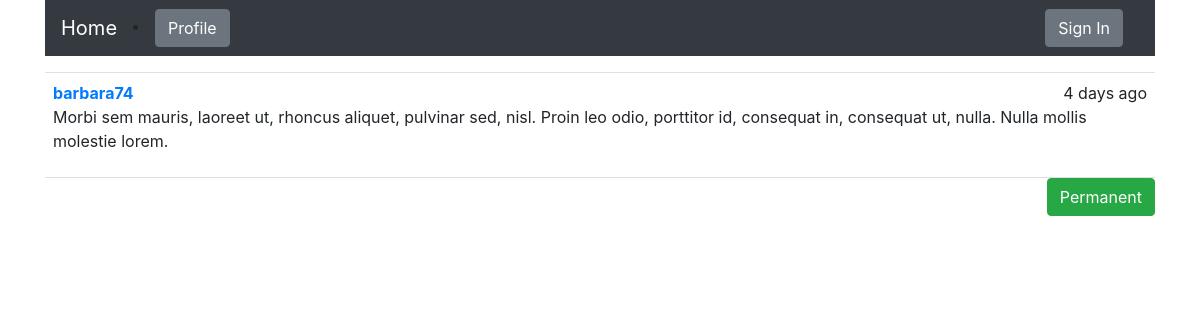
Screenshot of /post/26 with the database file from the repository.
### app/models.py (models this page shows, shortened)
class Post(db.Model):
	__tablename__ = 'posts'
	id = db.Column(db.Integer, primary_key = True)
	body = db.Column(db.Text, nullable = False)
	timestamp = db.Column(db.DateTime, default=datetime.utcnow, index = True)
	author_id = db.Column(db.Integer, db.ForeignKey('users.id'))
	body_html = db.Column(db.Text)

class User(db.Model, UserMixin):
	__tablename__ = 'users'
	id = db.Column(db.Integer, primary_key = True)
	email = db.Column(db.String(64), unique=True, index=True)
	username = db.Column(db.String(64), unique = True, index = True)
	password_hash = db.Column(db.String(128))
	role_id = db.Column(db.Integer, db.ForeignKey('roles.id'))
	confirmed = db.Column(db.Boolean, default = False )
	name = db.Column(db.String(64))
	location = db.Column(db.String(64))
	about_me = db.Column(db.Text())
	member_since = db.Column(db.DateTime(), default = datetime.utcnow )
	last_seen = db.Column(db.DateTime(), default = datetime.utcnow )
	avatar_hash = db.Column(db.String(32))
	posts = db.relationship('Post', backref = 'author', lazy = 'dynamic')
	followed = db.relationship('Follow', foreign_keys = [Follow.follower_id],
								backref=db.backref('follower', lazy = 'joined'),
								lazy = 'dynamic', cascade = 'all, delete-orphan')
	followers = db.relationship('Follow', foreign_keys = [Follow.followed_id],
								backref=db.backref('followed', lazy = 'joined'),
								lazy = 'dynamic', cascade = 'all, delete-orphan')
	@property #This will genearte a write only property field
	def password(self):
		raise AttributeError('Password is not readable attribute')

### app/main/views.py (the view)
@main.route('/post/<int:id>', methods = ['GET', 'POST'])
def post(id):
	post = Post.query.get_or_404(id)
	return render_template('post.html', posts = [post], tiltle = 'post')

### app/auth/views.py (called while the page is built)
@auth.before_app_request
def before_request():
	if current_user.is_authenticated and not current_user.confirmed and request.blueprint != 'auth':
		return redirect(url_for('auth.unconfirmed'))

@auth.before_app_request
def before_request():
	if current_user.is_authenticated and current_user.ping():
		if not current_user.confrimed and request.endpoint != 'auth':
			return redirect(url_for('auth.unconfirmed'))

### app/main/__init__.py (called while the page is built)
@main.app_context_processor
def inject_permission():
	return dict(Permission=Permission)

### app/models.py (called while the page is built)
	def is_admistrator(self):
		return False

### app/templates/post.html (shortened to what this page needs)
{% extends "base.html" %}
	{% block page_content %}
		{% include "_post.html" %}
	{% endblock %}

### app/templates/_post.html (shortened to what this page needs)
<ul class='posts'>
        {% for post in posts %}
        <li class="post">
          <div class="post-date"> {{ moment(post.timestamp).fromNow() }}</div>
          <div class="post-author">
            <a href="{{ url_for('main.user', username = post.author.username) }}">{{ post.author.username }}</a>
          </div>
          <div class="post-body">
            {% if post.body_html %}
              {{ post.body_html | safe }}
            {% else %}
              {{ post.body }}
            {% endif %}
          </div>
        </li>
        <div class="post-footer">
          <a href="{{ url_for('main.post', id = post.id )}}">
              <span class="label label-default btn btn-success">Permanent</span>
            </a>
        </div>
        {% endfor %}
  </ul>

### app/static/style.css (style rules this page uses)
ul.posts { list-style-type: none; padding: 0px; margin: 16px 0px 0px 0px; border-top: 1px solid #e0e0e0; }
ul.posts li.post { padding: 8px; border-bottom: 1px solid #e0e0e0; }
div.post-date { float: right; }
div.post-author { font-weight: bold; }
div.post-footer { text-align: right; }

### rows the page displays
Post: timestamp "4 days ago", author.username "barbara74", body_html "Morbi sem mauris, laoreet ut, rhoncus aliquet, pulvinar sed, nisl. Proin leo odio, porttitor id, consequat in, consequat ut, nulla. Nulla mollis molestie lorem."
